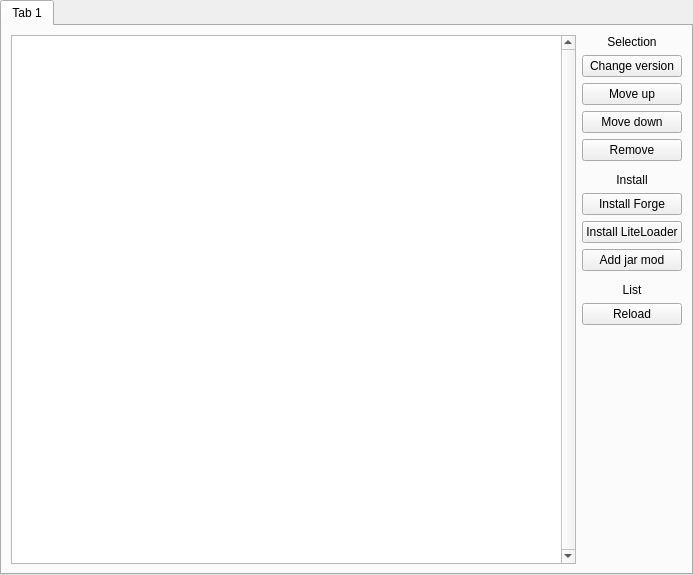
<?xml version="1.0" encoding="UTF-8"?>
<ui version="4.0">
 <class>VersionPage</class>
 <widget class="QWidget" name="VersionPage">
  <property name="geometry">
   <rect>
    <x>0</x>
    <y>0</y>
    <width>693</width>
    <height>575</height>
   </rect>
  </property>
  <property name="windowTitle">
   <string>Version</string>
  </property>
  <layout class="QVBoxLayout" name="verticalLayout">
   <property name="leftMargin">
    <number>0</number>
   </property>
   <property name="topMargin">
    <number>0</number>
   </property>
   <property name="rightMargin">
    <number>0</number>
   </property>
   <property name="bottomMargin">
    <number>0</number>
   </property>
   <item>
    <widget class="QTabWidget" name="tabWidget">
     <property name="currentIndex">
      <number>0</number>
     </property>
     <widget class="QWidget" name="tab">
      <attribute name="title">
       <string>Tab 1</string>
      </attribute>
      <layout class="QHBoxLayout" name="horizontalLayout">
       <item>
        <widget class="ModListView" name="libraryTreeView">
         <property name="verticalScrollBarPolicy">
          <enum>Qt::ScrollBarAlwaysOn</enum>
         </property>
         <property name="horizontalScrollBarPolicy">
          <enum>Qt::ScrollBarAlwaysOff</enum>
         </property>
         <property name="headerHidden">
          <bool>false</bool>
         </property>
         <attribute name="headerVisible">
          <bool>true</bool>
         </attribute>
        </widget>
       </item>
       <item>
        <layout class="QVBoxLayout" name="verticalLayout_4">
         <item>
          <widget class="QLabel" name="label">
           <property name="text">
            <string>Selection</string>
           </property>
           <property name="alignment">
            <set>Qt::AlignCenter</set>
           </property>
          </widget>
         </item>
         <item>
          <widget class="QPushButton" name="changeVersionBtn">
           <property name="text">
            <string>Change version</string>
           </property>
          </widget>
         </item>
         <item>
          <widget class="QPushButton" name="moveLibraryUpBtn">
           <property name="toolTip">
            <string>This isn't implemented yet.</string>
           </property>
           <property name="text">
            <string>Move up</string>
           </property>
          </widget>
         </item>
         <item>
          <widget class="QPushButton" name="moveLibraryDownBtn">
           <property name="toolTip">
            <string>This isn't implemented yet.</string>
           </property>
           <property name="text">
            <string>Move down</string>
           </property>
          </widget>
         </item>
         <item>
          <widget class="QPushButton" name="removeLibraryBtn">
           <property name="text">
            <string>Remove</string>
           </property>
          </widget>
         </item>
         <item>
          <widget class="LineSeparator" name="separator" native="true"/>
         </item>
         <item>
          <widget class="QLabel" name="label_2">
           <property name="text">
            <string>Install</string>
           </property>
           <property name="alignment">
            <set>Qt::AlignCenter</set>
           </property>
          </widget>
         </item>
         <item>
          <widget class="QPushButton" name="forgeBtn">
           <property name="toolTip">
            <string>Replace any current custom version with Minecraft Forge</string>
           </property>
           <property name="text">
            <string>Install Forge</string>
           </property>
          </widget>
         </item>
         <item>
          <widget class="QPushButton" name="liteloaderBtn">
           <property name="text">
            <string>Install LiteLoader</string>
           </property>
          </widget>
         </item>
         <item>
          <widget class="QPushButton" name="jarmodBtn">
           <property name="text">
            <string>Add jar mod</string>
           </property>
          </widget>
         </item>
         <item>
          <widget class="LineSeparator" name="widget" native="true"/>
         </item>
         <item>
          <widget class="QLabel" name="label_5">
           <property name="text">
            <string>List</string>
           </property>
           <property name="alignment">
            <set>Qt::AlignCenter</set>
           </property>
          </widget>
         </item>
         <item>
          <widget class="QPushButton" name="reloadLibrariesBtn">
           <property name="text">
            <string>Reload</string>
           </property>
          </widget>
         </item>
         <item>
          <spacer name="verticalSpacer_7">
           <property name="orientation">
            <enum>Qt::Vertical</enum>
           </property>
           <property name="sizeHint" stdset="0">
            <size>
             <width>20</width>
             <height>40</height>
            </size>
           </property>
          </spacer>
         </item>
        </layout>
       </item>
      </layout>
     </widget>
    </widget>
   </item>
  </layout>
 </widget>
 <customwidgets>
  <customwidget>
   <class>ModListView</class>
   <extends>QTreeView</extends>
   <header>widgets/ModListView.h</header>
  </customwidget>
  <customwidget>
   <class>LineSeparator</class>
   <extends>QWidget</extends>
   <header>widgets/LineSeparator.h</header>
   <container>1</container>
  </customwidget>
 </customwidgets>
 <resources/>
 <connections/>
</ui>
